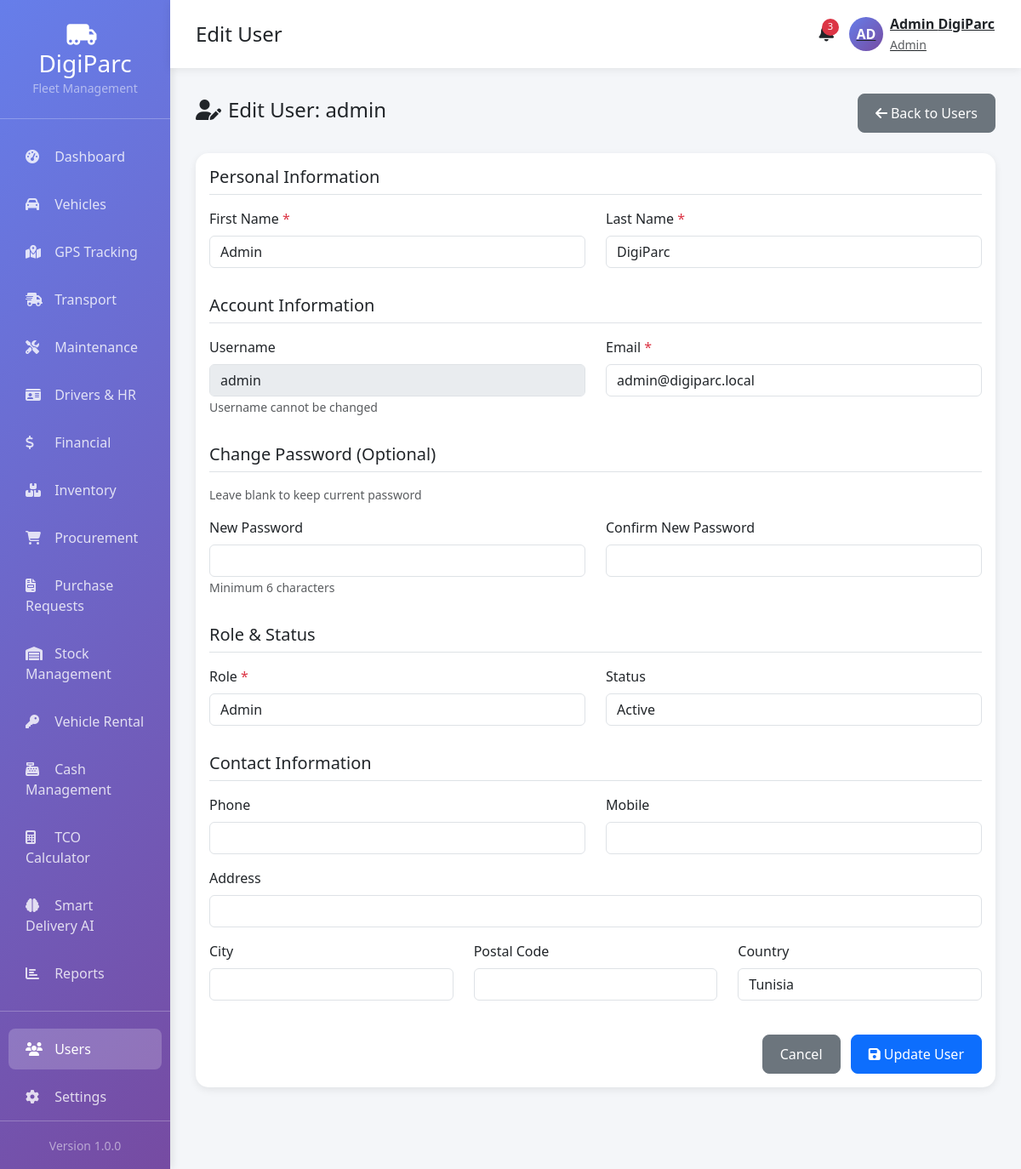
Page /users/edit/1 (signed in) on the committed database.
### tables this page shows
CREATE TABLE IF NOT EXISTS `users` (
  `id` INT(11) UNSIGNED NOT NULL AUTO_INCREMENT,
  `username` VARCHAR(50) NOT NULL UNIQUE,
  `email` VARCHAR(100) NOT NULL UNIQUE,
  `password` VARCHAR(255) NOT NULL,
  `first_name` VARCHAR(50) NOT NULL,
  `last_name` VARCHAR(50) NOT NULL,
  `phone` VARCHAR(20),
  `role` ENUM('admin', 'manager', 'dispatcher', 'driver', 'mechanic', 'accountant') NOT NULL DEFAULT 'driver',
  `status` ENUM('active', 'inactive', 'suspended') NOT NULL DEFAULT 'active',
  `avatar` VARCHAR(255),
  `last_login` DATETIME,
  `created_at` TIMESTAMP DEFAULT CURRENT_TIMESTAMP,
  `updated_at` TIMESTAMP DEFAULT CURRENT_TIMESTAMP ON UPDATE CURRENT_TIMESTAMP,
  PRIMARY KEY (`id`),
  KEY `idx_email` (`email`),
  KEY `idx_role` (`role`)
);

### app/controllers/Users.php (called while the page is built, shortened)
<?php
class Users extends Controller {
    private $userModel;
    public function __construct() {
        $this->userModel = $this->model('User');
    }
    public function edit($id) {
        $user = $this->userModel->findById($id);
        $data = [
            'user' => $user,
            'active_menu' => 'users',
            'page_title' => 'Edit User'
        ];
        $this->view('users/edit', $data);
    }
}

### app/core/App.php (called while the page is built, shortened)
<?php
class App {
    protected $method = 'index';
    public function __construct() {
        $url = $this->parseUrl();
        if (isset($url[0])) {
            if (file_exists(APP_PATH . '/controllers/' . ucfirst($url[0]) . '.php')) {
                unset($url[0]);
            }
        }
        $this->controller = new $this->controller;
        if (isset($url[1])) {
            if (method_exists($this->controller, $url[1])) {
                $this->method = $url[1];
                unset($url[1]);
            }
        }
        $this->params = $url ? array_values($url) : [];
        call_user_func_array([$this->controller, $this->method], $this->params);
    }
    public function parseUrl() {
        if (isset($_GET['url'])) {
            return explode('/', filter_var(rtrim($_GET['url'], '/'), FILTER_SANITIZE_URL));
        }
        return [];
    }
}

### index.php (called while the page is built, shortened)
<?php
require_once CONFIG_PATH . '/database.php';
require_once APP_PATH . '/core/App.php';
require_once APP_PATH . '/core/Controller.php';
require_once APP_PATH . '/core/Database.php';
$app = new App();

### app/core/Database.php (called while the page is built, shortened)
<?php
class Database {
    private $host = DB_HOST;
    private $dbname = DB_NAME;
    private $user = DB_USER;
    private $pass = DB_PASS;
    private $charset = DB_CHARSET;
    protected $pdo;
    protected $stmt;
    public function __construct() {
        $dsn = "mysql:host={$this->host};dbname={$this->dbname};charset={$this->charset}";
        try {
            $this->pdo = new PDO($dsn, $this->user, $this->pass, DB_OPTIONS);
        } catch (PDOException $e) {
            die("Database connection failed: " . $e->getMessage());
        }
    }
    public function query($sql) {
        $this->stmt = $this->pdo->prepare($sql);
        return $this;
    }
    public function bind($param, $value, $type = null) {
        if (is_null($type)) {
            switch (true) {
                default:
                    $type = PDO::PARAM_STR;
            }
        }
        $this->stmt->bindValue($param, $value, $type);
        return $this;
    }
    public function execute() {
        return $this->stmt->execute();
    }
    public function fetch() {
        $this->execute();
        return $this->stmt->fetch();
    }
}

### app/models/User.php (called while the page is built, shortened)
<?php
class User extends Database {
    public function findById($id) {
        $this->query('SELECT * FROM users WHERE id = :id');
        $this->bind(':id', $id);
        return $this->fetch();
    }
}

### app/views/users/edit.php (the view, shortened to what this page needs)
<?php
$data['title'] = 'Edit User';
require_once APP_PATH . '/views/includes/header.php';
?>
<div class="container-fluid">
    <div class="row">
        <?php require_once APP_PATH . '/views/includes/sidebar.php'; ?>
        <div class="col-md-9 col-lg-10 main-content">
            <?php require_once APP_PATH . '/views/includes/navbar.php'; ?>
            <div class="d-flex justify-content-between align-items-center mb-4">
                <h4><i class="fas fa-user-edit me-2"></i>Edit User: <?php echo $data['user']['username']; ?></h4>
                <a href="<?php echo APP_URL; ?>/users" class="btn btn-secondary">
                    <i class="fas fa-arrow-left me-1"></i>Back to Users
                </a>
            </div>
            <div class="card">
                <div class="card-body">
                    <form method="POST" action="<?php echo APP_URL; ?>/users/edit/<?php echo $data['user']['id']; ?>">
                        <div class="row">
                            <div class="col-md-12">
                                <h5 class="border-bottom pb-2 mb-3">Personal Information</h5>
                            </div>
                            <div class="col-md-6 mb-3">
                                <label class="form-label">First Name <span class="text-danger">*</span></label>
                                <input type="text" name="first_name" class="form-control" value="<?php echo $data['user']['first_name']; ?>" required>
                            </div>
                            <div class="col-md-6 mb-3">
                                <label class="form-label">Last Name <span class="text-danger">*</span></label>
                                <input type="text" name="last_name" class="form-control" value="<?php echo $data['user']['last_name']; ?>" required>
                            </div>
                            <div class="col-md-12 mt-3">
                                <h5 class="border-bottom pb-2 mb-3">Account Information</h5>
                            </div>
                            <div class="col-md-6 mb-3">
                                <label class="form-label">Username</label>
                                <input type="text" class="form-control" value="<?php echo $data['user']['username']; ?>" disabled>
                                <small class="text-muted">Username cannot be changed</small>
                            </div>
                            <div class="col-md-6 mb-3">
                                <label class="form-label">Email <span class="text-danger">*</span></label>
                                <input type="email" name="email" class="form-control" value="<?php echo $data['user']['email']; ?>" required>
                            </div>
                            <div class="col-md-12 mt-3">
                                <h5 class="border-bottom pb-2 mb-3">Change Password (Optional)</h5>
                                <p class="text-muted small">Leave blank to keep current password</p>
                            </div>
                            <div class="col-md-6 mb-3">
                                <label class="form-label">New Password</label>
                                <input type="password" name="password" class="form-control" minlength="6">
                                <small class="text-muted">Minimum 6 characters</small>
                            </div>
                            <div class="col-md-6 mb-3">
                                <label class="form-label">Confirm New Password</label>
                                <input type="password" name="password_confirm" class="form-control" minlength="6">
                            </div>
                            <div class="col-md-12 mt-3">
                                <h5 class="border-bottom pb-2 mb-3">Role & Status</h5>
                            </div>
                            <div class="col-md-6 mb-3">
                                <label class="form-label">Role <span class="text-danger">*</span></label>
                                <select name="role" class="form-control" required>
                                    <option value="admin" <?php echo $data['user']['role'] === 'admin' ? 'selected' : ''; ?>>Admin</option>
                                </select>
                            </div>
                            <div class="col-md-6 mb-3">
                                <label class="form-label">Status</label>
                                <select name="status" class="form-control">
                                    <option value="active" <?php echo $data['user']['status'] === 'active' ? 'selected' : ''; ?>>Active</option>
                                </select>
                            </div>
                            <div class="col-md-12 mt-3">
                                <h5 class="border-bottom pb-2 mb-3">Contact Information</h5>
                            </div>
                            <div class="col-md-6 mb-3">
                                <label class="form-label">Phone</label>
                                <input type="text" name="phone" class="form-control" value="<?php echo $data['user']['phone'] ?? ''; ?>">
                            </div>
                            <div class="col-md-6 mb-3">
                                <label class="form-label">Mobile</label>
                                <input type="text" name="mobile" class="form-control" value="<?php echo $data['user']['mobile'] ?? ''; ?>">
                            </div>
                            <div class="col-md-12 mb-3">
                                <label class="form-label">Address</label>
                                <input type="text" name="address" class="form-control" value="<?php echo $data['user']['address'] ?? ''; ?>">
                            </div>
                            <div class="col-md-4 mb-3">
                                <label class="form-label">City</label>
                                <input type="text" name="city" class="form-control" value="<?php echo $data['user']['city'] ?? ''; ?>">
                            </div>
                            <div class="col-md-4 mb-3">
                                <label class="form-label">Postal Code</label>
                                <input type="text" name="postal_code" class="form-control" value="<?php echo $data['user']['postal_code'] ?? ''; ?>">
                            </div>
                            <div class="col-md-4 mb-3">
                                <label class="form-label">Country</label>
                                <input type="text" name="country" class="form-control" value="<?php echo $data['user']['country'] ?? 'Tunisia'; ?>">
                            </div>
                        </div>
                        <div class="text-end mt-4">
                            <a href="<?php echo APP_URL; ?>/users" class="btn btn-secondary me-2">Cancel</a>
                            <button type="submit" class="btn btn-primary">
                                <i class="fas fa-save me-1"></i>Update User
                            </button>
                        </div>
                    </form>
                </div>
            </div>
        </div>
    </div>
</div>
<?php require_once APP_PATH . '/views/includes/footer.php'; ?>

### app/views/includes/header.php (style rules this page uses)
:root { --primary-color: #0d6efd; --secondary-color: #6c757d; --success-color: #198754; --danger-color: #dc3545; --warning-color: #ffc107; --info-color: #0dcaf0; --dark-color: #212529; --light-color: #f8f9fa; }
body { font-family: 'Segoe UI', Tahoma, Geneva, Verdana, sans-serif; background-color: #f4f6f9; }
.main-content { padding: 30px; }
.card { border-radius: 15px; border: none; box-shadow: 0 3px 10px rgba(0,0,0,0.08); margin-bottom: 25px; }
.btn { border-radius: 8px; padding: 10px 20px; font-weight: 500; transition: all 0.3s; }

### rows in the picture
users: username "admin", first_name "Admin", last_name "DigiParc", email "admin@digiparc.local", role "Admin", status "Active"

### other values in the picture
APP_VERSION "1.0.0"
$data['page_title'] "Edit User"
$_SESSION['first_name'] "Admin"
$_SESSION['last_name'] "DigiParc"
$_SESSION['role'] "Admin"
